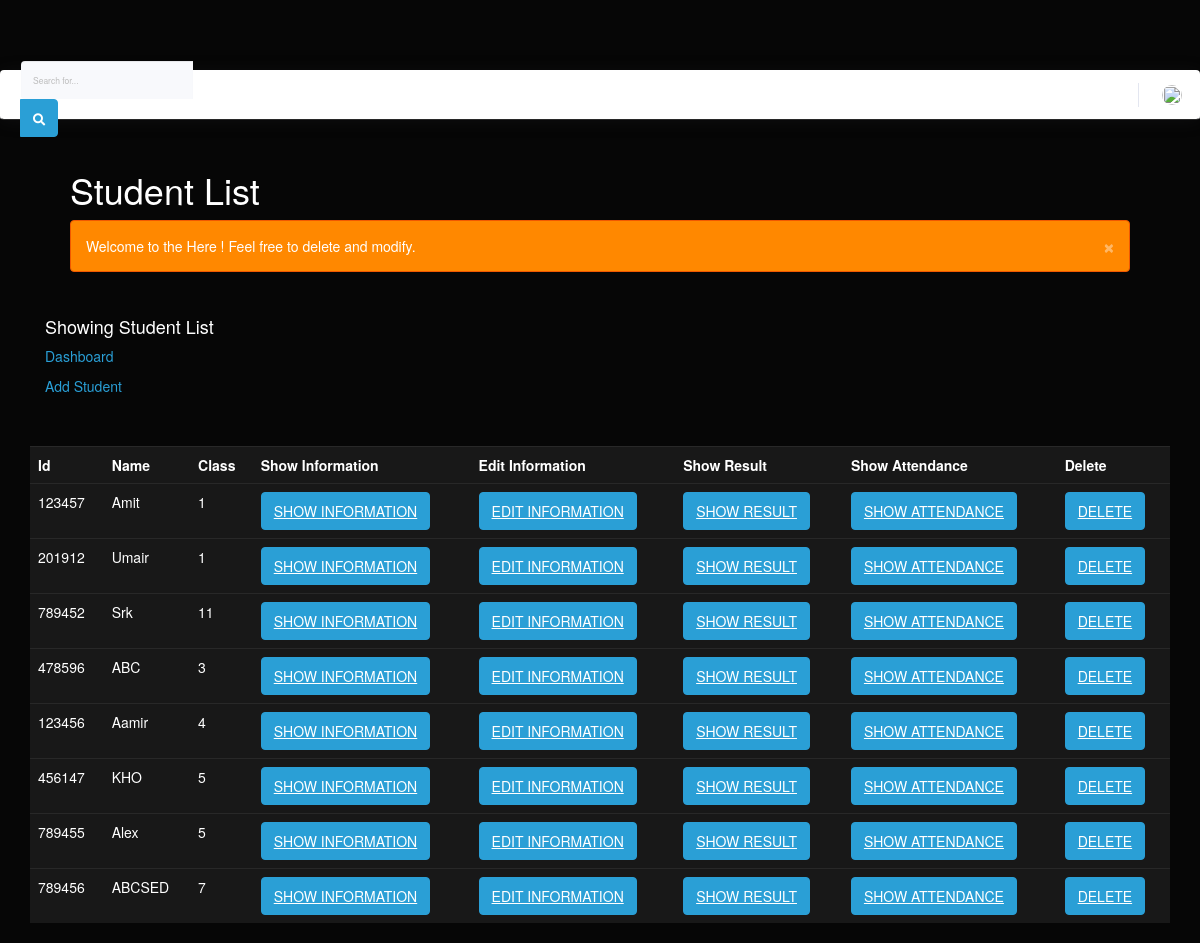
The app's page /student/studentlist.php (signed in) with its own data.
### tables this page shows
CREATE TABLE `student` (
  `stdid` int(10) NOT NULL,
  `name` varchar(50) NOT NULL,
  `class` varchar(5) NOT NULL,
  `status` int(2) NOT NULL
);

CREATE TABLE `result` (
  `stdid` int(10) NOT NULL,
  `photo` varchar(50) NOT NULL,
  `status` int(2) NOT NULL
);

### student/studentlist.php (the view, shortened to what this page needs)
<?php include("header.php");?>
		 <section class="banner-area relative about-banner" id="home">
		 <div class="container">
		 <div id="page-wrapper">
            <div class="row">
                <div class="col-lg-12">
                    <h1>Student List</h1>
                    <div class="alert alert-dismissable alert-warning">
                        <button data-dismiss="alert" class="close" type="button">&times;</button>
                        Welcome to the Here ! Feel free to delete and modify.
                        <br />
                    </div>
                </div>
            </div>
         </div>
					<div class="row d-flex align-items-center justify-content-center">
						<div class="about-content col-lg-12">
							<h4>
							 Showing Student List
							</h4>
							<p class="text-white link-nav"><a href="index.php">Dashboard </a>
							<p><a href="addstudent.php">Add Student</a></p>
						</div>
					</div>
				</div>
			</section>
			<section class="info-area pb-40">
				<div class="container-fluid">
				    <div class="col-md-12">
			<form action="" method="POST"><table class="table">
			            <tr>
							<td><b>Id</b></td>
							<td><b>Name</b></td>
							<td><b>Class</b></td>
							<td><b>Show Information</b></td>
							<td><b>Edit Information</b></td>
							<td><b>Show Result</b></td>
							<td><b>Show Attendance</b></td>
							<td><b>Delete</b></td>
					   </tr>
			<?php
			  include("connect.php");
			  $result=mysqli_query($con,"select * from student JOIN result ON student.stdid=result.stdid where student.status=1 ORDER BY class ASC");
			   while( $row=mysqli_fetch_assoc($result))
			   {
			    ?>
			    <tr>
					        <td><?php echo ucwords($row['stdid']);?></td>
							<td><?php echo ucwords($row['name']);?></td>
							<td><?php echo ucwords($row['class']);?></td>
							<td><a href='showstudentinfo.php?data_id=<?php echo $row['stdid'] ?>' class="btn btn-primary text-uppercase">Show Information</a></td>
							<td><a href='editstudentinfo.php?data_id=<?php echo $row['stdid'] ?>' class="btn btn-primary text-uppercase" onclick='javascript:return confirm("Sure to edit ?" );'>Edit Information</a></td>
							<td><a href='showstudentresult.php?data_id=<?php echo $row['stdid'] ?>' class="btn btn-primary text-uppercase" >Show Result</a></td>
							<td><a href='showstudentattendance.php?data_id=<?php echo $row['stdid'] ?>' class="btn btn-primary text-uppercase">Show Attendance</a></td>
							<td><a href='studentlist.php?data_id=<?php echo $row['stdid'] ?>' class="btn btn-primary text-uppercase"  onclick=' return deletebyid();'>Delete</a></td>
				</tr>
			    <?php
			   }
			   ?>
			  </table></form>
			  </div></div>
			  </section>

### records on screen
student: result.stdid "123457", name "Amit", class "1"
student: result.stdid "201912", name "Umair", class "1"
student: result.stdid "789452", name "Srk", class "11"
student: result.stdid "478596", name "ABC", class "3"
student: result.stdid "123456", name "Aamir", class "4"
student: result.stdid "456147", name "KHO", class "5"
student: result.stdid "789455", name "Alex", class "5"
student: result.stdid "789456", name "ABCSED", class "7"
